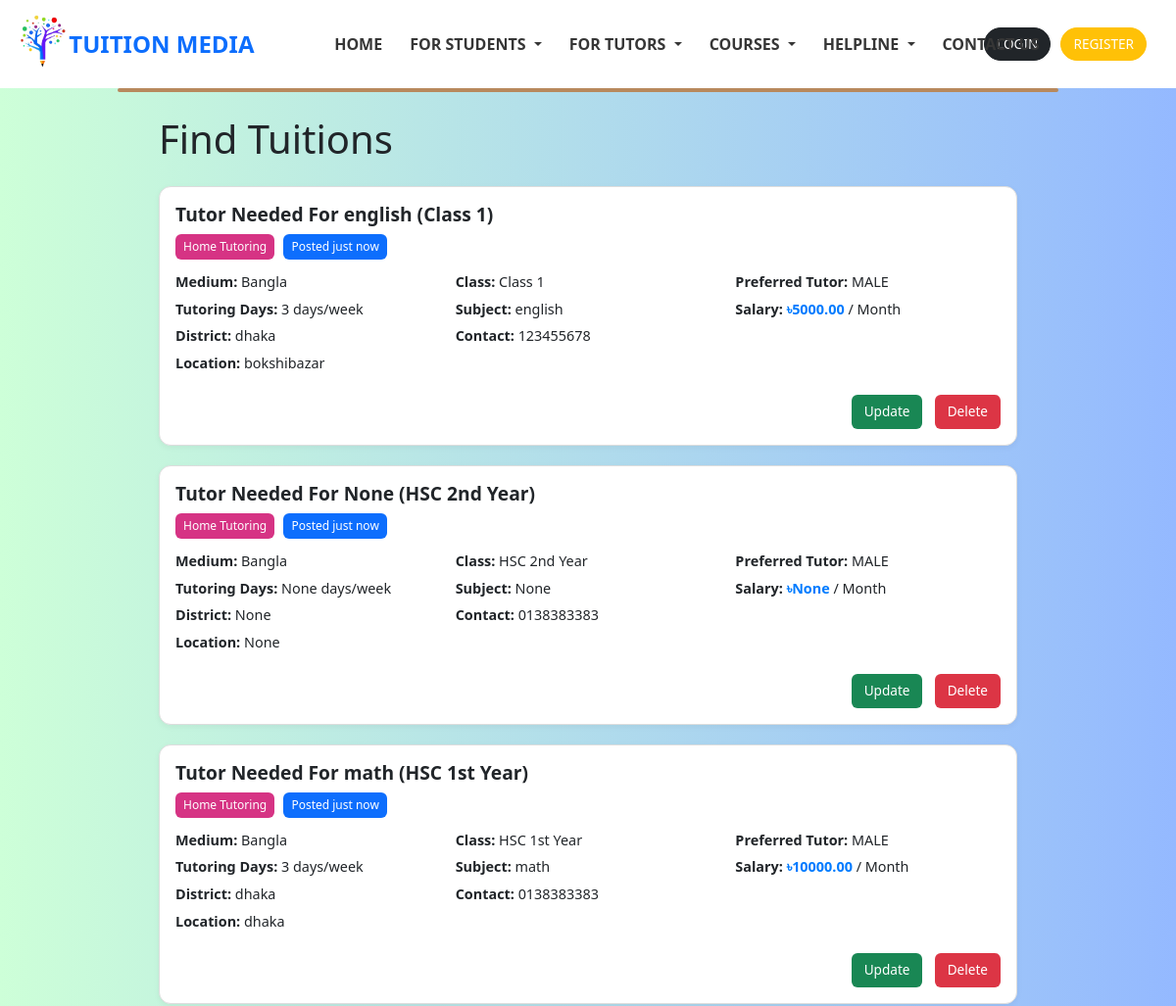
The page /find_tuitions/ (upper part) on the database as committed earlier.
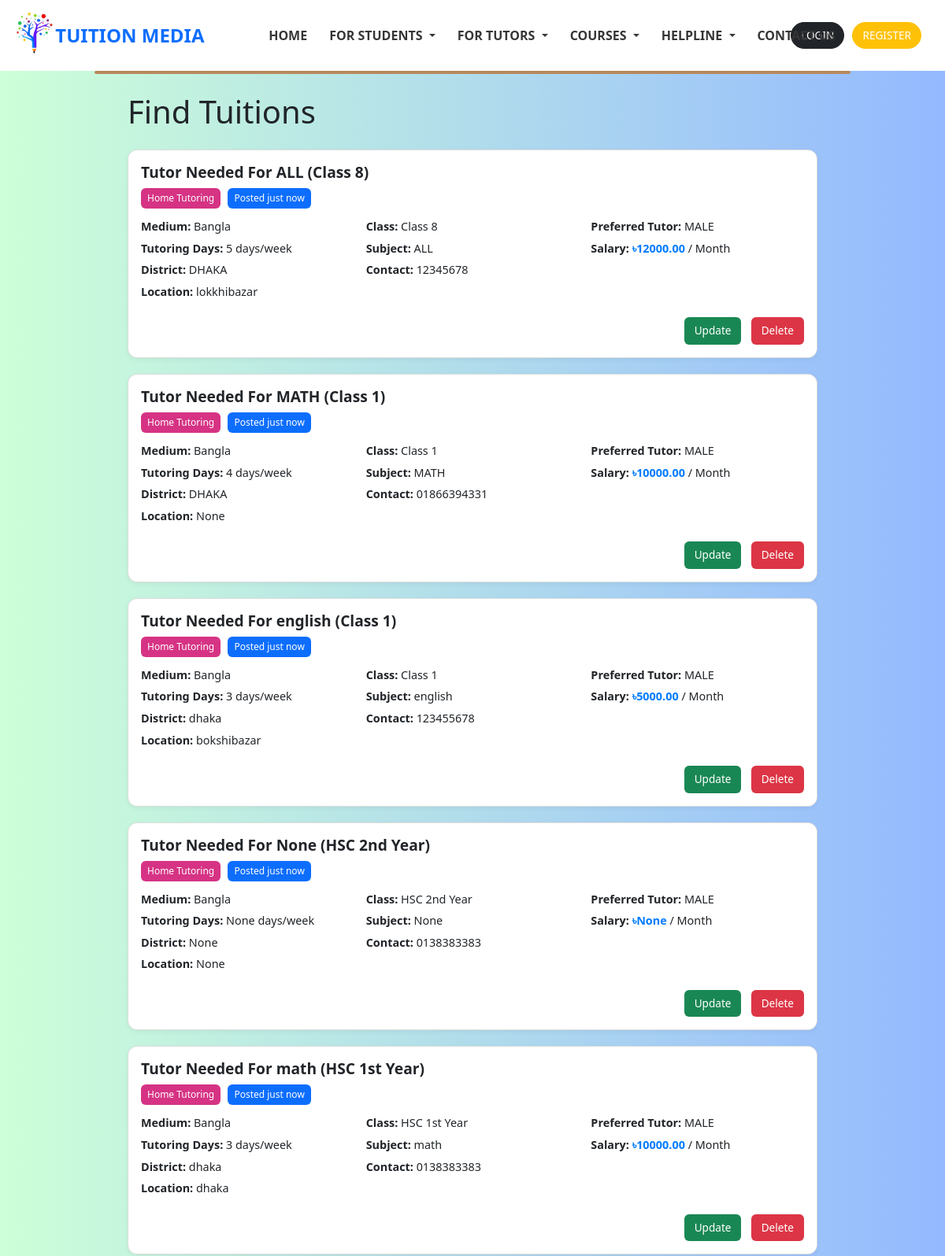
The same page on the database as committed later.
### students/models.py (models this page shows, shortened)
class tutor_request_post(models.Model):
    CLASS_CHOICES = [
        ('Class 1', 'Class 1'),
        ('Class 2', 'Class 2'),
        ('Class 3', 'Class 3'),
        ('Class 4', 'Class 4'),
        ('Class 5', 'Class 5'),
        ('Class 6', 'Class 6'),
        ('Class 7', 'Class 7'),
        ('Class 8', 'Class 8'),
        ('Class 9', 'Class 9'),
        ('Class 10', 'Class 10'),
        ('HSC 1st Year', 'HSC 1st Year'),
        ('HSC 2nd Year', 'HSC 2nd Year'),
    ]
    MEDIUM_CHOICES = [
        ('Bangla', 'Bangla'),
        ('English', 'English'),
    ]
    GENDER_CHOICES = [
        ('MALE', 'MALE'),
        ('FEMALE', 'FEMALE'),
        ('MALE/FEMALE', 'MALE/FEMALE'),
    ]
    student_name = models.CharField(max_length=100)  # blank=False by default
    contact_number = models.CharField(max_length=20, blank=True, null=True)  # Optional
    medium = models.CharField(max_length=20, choices=MEDIUM_CHOICES,default='Bangla')  # Required choice
    student_class = models.CharField(max_length=30, choices=CLASS_CHOICES,default='class 10')  # Required choice
    preferred_tutor = models.CharField(max_length=20, choices=GENDER_CHOICES,default='MALE')  # Required choice
    subject = models.CharField(max_length=100, blank=True, null=True)
    salary = models.DecimalField(max_digits=10, decimal_places=2, blank=True, null=True)
    tutoring_days = models.CharField(max_length=100, blank=True, null=True)
    district = models.CharField(max_length=100, blank=True, null=True)
    location = models.CharField(max_length=100, blank=True, null=True)
    timestamp = models.DateTimeField(auto_now_add=True)

### tutors/views.py (the view)
# urls.py: path('find_tuitions/',tutors_view.find_tuitions, name='find_tuitions'),
def find_tuitions(request):
    posts = tutor_request_post.objects.all().order_by('-timestamp')
    context= {'posts':posts}
    return render(request,template_name='tutors/find_tuitions.html',context=context)

### template/tutors/find_tuitions.html
{% extends 'base.html' %}
{% load static %}
{% block extra_css %}
  <link rel="stylesheet" href="{% static 'css/find_tuitions.css' %}">
{% endblock %}
{% block content %}
<div class="container mt-4">
  <h1 class="text-2xl font-bold mb-4">Find Tuitions</h1>
  {% if posts %}
    {% for post in posts %}
      <div class="tuition-card">
        <h3 class="title">Tutor Needed For {{ post.subject }} ({{ post.student_class }})</h3>
        <div class="tags">
          <span class="tag home">Home Tutoring</span>
          <span class="tag time">Posted just now</span>
        </div>
        <div class="tuition-card-body">
          <div class="column">
            <p><strong>Medium:</strong> {{ post.medium }}</p>
            <p><strong>Tutoring Days:</strong> {{ post.tutoring_days }} days/week</p>
            <p><strong>District:</strong> {{ post.district }}</p>
            <p><strong>Location:</strong> {{ post.location }}</p>
          </div>
          <div class="column">
            <p><strong>Class:</strong> {{ post.student_class }}</p>
            <p><strong>Subject:</strong> {{ post.subject }}</p>
            <p><strong>Contact:</strong> {{ post.contact_number }}</p>
          </div>
          <div class="column">
            <p><strong>Preferred Tutor:</strong> {{ post.preferred_tutor }}</p>
            <p><strong>Salary:</strong> <span class="salary">৳{{ post.salary }}</span> / Month</p>
          </div>
        </div>
        <div class="card-actions">
          <a href="{% url 'update' post.id %}" class="btn update">Update</a>
          <a href="{% url 'delete' post.id %}" class="btn delete">Delete</a>
        </div>
      </div>
    {% endfor %}
  {% else %}
    <p class="text-gray-600">No tuition requests found.</p>
  {% endif %}
</div>
{% endblock %}

Rows that differ between the two databases and show on the page:
added tutor_request_post: subject "ALL", student_class "Class 8", medium "Bangla", tutoring_days "5", district "DHAKA", location "lokkhibazar", contact_number "12345678", preferred_tutor "MALE", salary "12000.00"
added tutor_request_post: subject "MATH", student_class "Class 1", medium "Bangla", tutoring_days "4", district "DHAKA", location "None", contact_number "01866394331", preferred_tutor "MALE", salary "10000.00"
